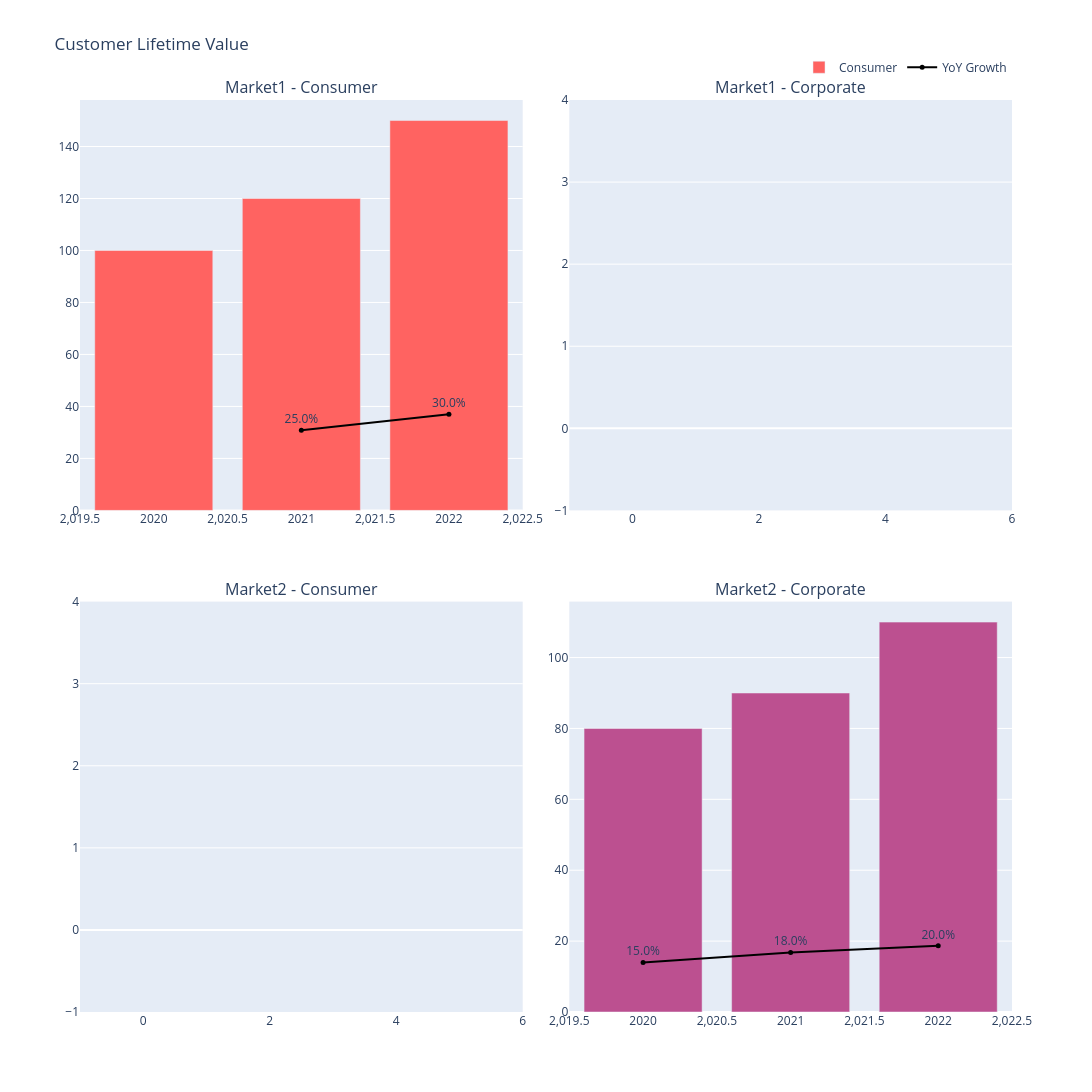

Write notebook code for a chart like this one.
### Code cell
import pandas as pd
import plotly.express as px
import plotly.graph_objects as go
from plotly.subplots import make_subplots

# Assuming CLV is a pandas DataFrame with columns: year, clv, segment, market, growth
# Example data structure:
CLV = pd.DataFrame({
    'year': [2020, 2021, 2022, 2020, 2021, 2022],
     'clv': [100, 120, 150, 80, 90, 110],
     'segment': ['Consumer', 'Consumer', 'Consumer', 'Corporate', 'Corporate', 'Corporate'],
     'market': ['Market1', 'Market1', 'Market1', 'Market2', 'Market2', 'Market2'],
     'growth': [np.nan, 0.25, 0.3, 0.15, 0.18, 0.2]
 })

# Calculate mean CLV for each market and segment combination
mean_clv = CLV.groupby(['market', 'segment'])['clv'].mean().reset_index()

# Merge mean CLV back to the original DataFrame
CLV = pd.merge(CLV, mean_clv, on=['market', 'segment'], suffixes=('', '_mean'))

# Create a color mapping for segments
segment_colors = {
    'Consumer': '#ff6361',
    'Corporate': '#bc5090',
    'Home Office': '#ffa600'
}

# Create subplots for each market-segment combination
unique_markets = CLV['market'].unique()
unique_segments = CLV['segment'].unique()

fig = make_subplots(
    rows=len(unique_markets),
    cols=len(unique_segments),
    subplot_titles=[f"{market} - {segment}" for market in unique_markets for segment in unique_segments],
    vertical_spacing=0.1,
    horizontal_spacing=0.05
)

# Add bar traces for each market-segment combination
for i, market in enumerate(unique_markets, start=1):
    for j, segment in enumerate(unique_segments, start=1):
        df_segment = CLV[(CLV['market'] == market) & (CLV['segment'] == segment)]

        # Bar trace
        fig.add_trace(
            go.Bar(
                x=df_segment['year'],
                y=df_segment['clv'],
                name=segment,
                marker_color=segment_colors[segment],
                showlegend=(i == 1 and j == 1)  # Only show legend for first subplot
            ),
            row=i, col=j
        )

        # Line and point traces for growth
        fig.add_trace(
            go.Scatter(
                x=df_segment['year'],
                y=df_segment['growth'] * df_segment['clv_mean'],
                mode='lines+markers+text',
                name='YoY Growth',
                line=dict(color='black'),
                marker=dict(size=5),
                text=[f"{growth*100:.1f}%" for growth in df_segment['growth']],
                textposition='top center',
                showlegend=(i == 1 and j == 1)  # Only show legend for first subplot
            ),
            row=i, col=j
        )

# Update layout
fig.update_layout(
    title_text="Customer Lifetime Value",
    height=600 * len(unique_markets),
    width=800 * len(unique_segments),
    legend=dict(
        orientation="h",
        yanchor="bottom",
        y=1.02,
        xanchor="right",
        x=1
    ),
    yaxis_title="Customer Lifetime Value, $"
)

# Update axes for each subplot
for i in range(1, len(unique_markets) + 1):
    for j in range(1, len(unique_segments) + 1):
        fig.update_yaxes(title_text="", row=i, col=j)

# Show the figure
fig.show()

### Figure 1 — Plotly figure (JSON) as saved in the notebook; plotly's stock layout.template omitted (floating-point values rounded to 4 significant figures)
{"data": [{"marker": {"color": "#ff6361"}, "name": "Consumer", "showlegend": true, "type": "bar", "x": [2020, 2021, 2022], "xaxis": "x", "y": [100, 120, 150], "yaxis": "y"}, {"line": {"color": "black"}, "marker": {"size": 5}, "mode": "lines+markers+text", "name": "YoY Growth", "showlegend": true, "text": ["nan%", "25.0%", "30.0%"], "textposition": "top center", "type": "scatter", "x": [2020, 2021, 2022], "xaxis": "x", "y": [null, 30.83, 37], "yaxis": "y"}, {"marker": {"color": "#bc5090"}, "name": "Corporate", "showlegend": false, "type": "bar", "x": [], "xaxis": "x2", "y": [], "yaxis": "y2"}, {"line": {"color": "black"}, "marker": {"size": 5}, "mode": "lines+markers+text", "name": "YoY Growth", "showlegend": false, "text": [], "textposition": "top center", "type": "scatter", "x": [], "xaxis": "x2", "y": [], "yaxis": "y2"}, {"marker": {"color": "#ff6361"}, "name": "Consumer", "showlegend": false, "type": "bar", "x": [], "xaxis": "x3", "y": [], "yaxis": "y3"}, {"line": {"color": "black"}, "marker": {"size": 5}, "mode": "lines+markers+text", "name": "YoY Growth", "showlegend": false, "text": [], "textposition": "top center", "type": "scatter", "x": [], "xaxis": "x3", "y": [], "yaxis": "y3"}, {"marker": {"color": "#bc5090"}, "name": "Corporate", "showlegend": false, "type": "bar", "x": [2020, 2021, 2022], "xaxis": "x4", "y": [80, 90, 110], "yaxis": "y4"}, {"line": {"color": "black"}, "marker": {"size": 5}, "mode": "lines+markers+text", "name": "YoY Growth", "showlegend": false, "text": ["15.0%", "18.0%", "20.0%"], "textposition": "top center", "type": "scatter", "x": [2020, 2021, 2022], "xaxis": "x4", "y": [14.0, 16.8, 18.67], "yaxis": "y4"}], "layout": {"annotations": [{"font": {"size": 16}, "showarrow": false, "text": "Market1 - Consumer", "x": 0.2375, "xanchor": "center", "xref": "paper", "y": 1, "yanchor": "bottom", "yref": "paper"}, {"font": {"size": 16}, "showarrow": false, "text": "Market1 - Corporate", "x": 0.7625, "xanchor": "center", "xref": "paper", "y": 1, "yanchor": "bottom", "yref": "paper"}, {"font": {"size": 16}, "showarrow": false, "text": "Market2 - Consumer", "x": 0.2375, "xanchor": "center", "xref": "paper", "y": 0.45, "yanchor": "bottom", "yref": "paper"}, {"font": {"size": 16}, "showarrow": false, "text": "Market2 - Corporate", "x": 0.7625, "xanchor": "center", "xref": "paper", "y": 0.45, "yanchor": "bottom", "yref": "paper"}], "height": 1200, "legend": {"orientation": "h", "x": 1, "xanchor": "right", "y": 1.02, "yanchor": "bottom"}, "title": {"text": "Customer Lifetime Value"}, "width": 1600, "xaxis": {"anchor": "y", "domain": [0, 0.475]}, "xaxis2": {"anchor": "y2", "domain": [0.525, 1]}, "xaxis3": {"anchor": "y3", "domain": [0, 0.475]}, "xaxis4": {"anchor": "y4", "domain": [0.525, 1]}, "yaxis": {"anchor": "x", "domain": [0.55, 1], "title": {"text": ""}}, "yaxis2": {"anchor": "x2", "domain": [0.55, 1], "title": {"text": ""}}, "yaxis3": {"anchor": "x3", "domain": [0, 0.45], "title": {"text": ""}}, "yaxis4": {"anchor": "x4", "domain": [0, 0.45], "title": {"text": ""}}}}
